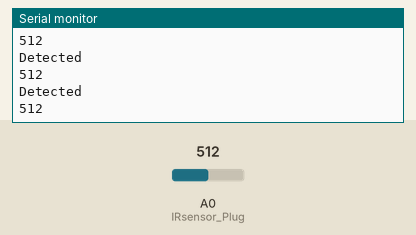
Recording of a sketch running on a simulated Arduino Uno, built with avr-gcc and run on an emulated ATmega328P. Parts: the last lines printed to the serial monitor. The inputs (shaded band) are chosen by the test bench; at power-on: A0 (IRsensor_Plug) = 512.

Above: at 1.2 s.
1.3 s: A0 (IRsensor_Plug) set to 11
At 1.56 s:
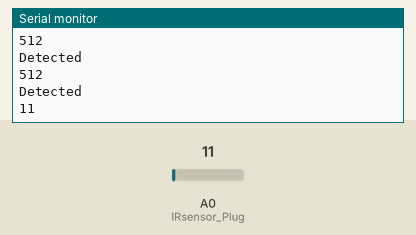
3.3 s: A0 (IRsensor_Plug) set to 0
At 3.37 s:
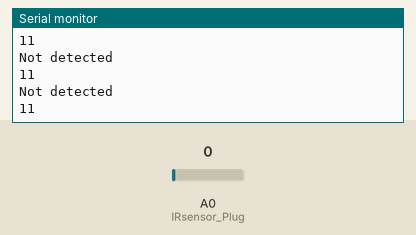
Timing chart, 0 to 6.3 s (numbered marks = the images above; inputs shaded):
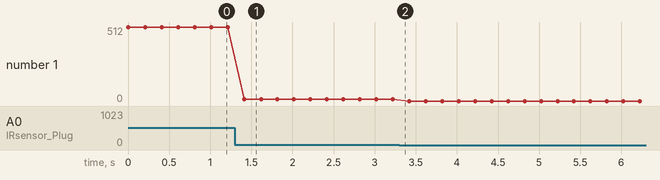

The sketch:

IR_Sensor.ino
```cpp
int IRsensor_Plug = A0;
int value = 0;

void setup()
{
    // put your setup code here, to run once:
    pinMode(IRsensor_Plug, INPUT);
    Serial.begin(9600);
}

void loop()
{
    // put your main code here, to run repeatedly:
    value = analogRead(IRsensor_Plug);
    Serial.println(value);
    delay(200);

    if (value < 21)
    {
        Serial.println("Not detected");
    }
    else
    {
        Serial.println("Detected");
    }
}
```

Measured:
- after the input at 1.3 s, the serial monitor: prints a new line after 0.11 s (image 1)
- plotted number 1: 512 → 11 after the input at 1.3 s, 11 → 0 after the input at 3.3 s
